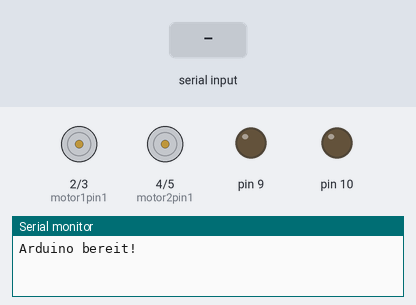
Bench run of a sketch on a simulated Arduino Uno, built with avr-gcc and run on an emulated ATmega328P. Parts: motor-driver pin pairs drawn as motors (green arrow = first pin HIGH = forward, orange = second pin HIGH = backward, longer = more drive), output pins drawn as LEDs (lit = HIGH), the last lines printed to the serial monitor. The inputs (shaded band) are chosen by the test bench.

Above: at 1.2 s.
1.3 s: "forward\n" received over Serial
At 2.0 s:
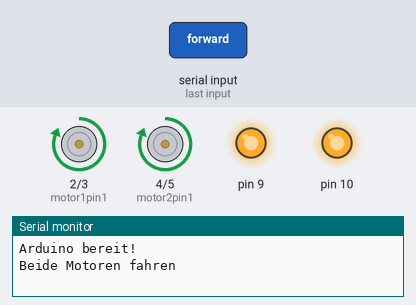
2.8 s: "left\n" received over Serial
At 4.0 s:
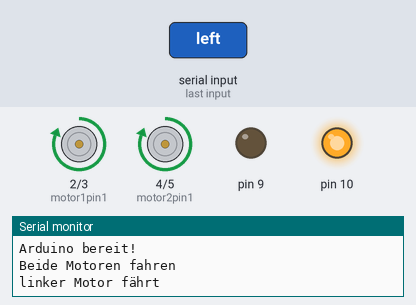
4.3 s: "right\n" received over Serial
At 5.4 s:
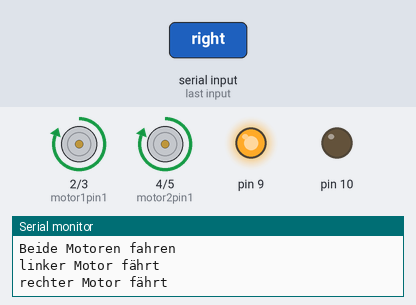
5.8 s: "backward\n" received over Serial
At 6.6 s:
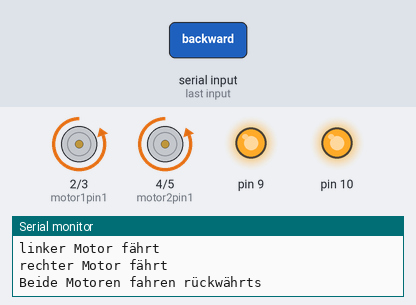
7.3 s: "stop\n" received over Serial
At 7.6 s:
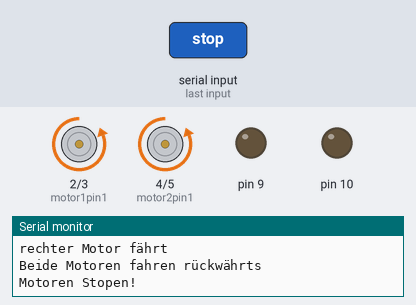
Timing chart, 0 to 9.8 s (numbered marks = the images above; inputs shaded):
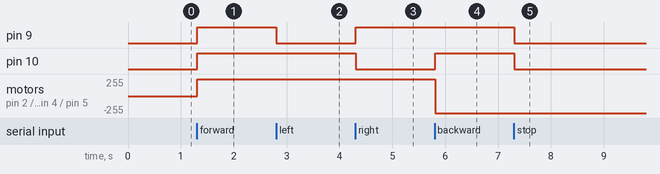

Measured:
- after the input at 1.3 s, pin 9, pin 10: LOW → HIGH at once; motor on pin 2 (motor1pin1) / pin 3 (motor1pin2), motor on pin 4 (motor2pin1) / pin 5 (motor2pin2): stopped → forward 255/255 at once
- after the input at 2.8 s, pin 9: HIGH → LOW at once
- after the input at 4.3 s, pin 9: LOW → HIGH at once; pin 10: HIGH → LOW at once
- after the input at 5.8 s, pin 10: LOW → HIGH at once; motor on pin 2 (motor1pin1) / pin 3 (motor1pin2), motor on pin 4 (motor2pin1) / pin 5 (motor2pin2): forward 255/255 → backward 255/255 at once
- after the input at 7.3 s, pin 9, pin 10: HIGH → LOW at once

The sketch:

arduino-webcontroll.ino
```cpp
int motor1pin1 = 2;
int motor1pin2 = 3;

int motor2pin1 = 4;
int   motor2pin2 = 5;

void setup() {
  // put your setup code here, to run once:
   Serial.begin(9600); // Serielle Kommunikation starten
   Serial.println("Arduino bereit!"); // Begrüßungsnachricht
   // put your setup code here, to run once:
   pinMode(motor1pin1, OUTPUT);
    pinMode(motor1pin2, OUTPUT);
    pinMode(motor2pin1,   OUTPUT);
    pinMode(motor2pin2, OUTPUT);

    //(Optional)
    pinMode(9,   OUTPUT);
    pinMode(10, OUTPUT);
    //(Optional)

}

void loop() {
  // put your main code here, to run repeatedly:
  if (Serial.available() > 0) { // Prüfen, ob Daten empfangen wurden
    String input = Serial.readStringUntil('\n'); // Nachricht lesen
    input.trim(); // Leerzeichen entfernen
    if (input == "forward") {
      Serial.println("Beide Motoren fahren"); // Antwort auf PING senden
      digitalWrite(motor1pin1,   HIGH);//Motor1 ->
      digitalWrite(motor1pin2, LOW);
      digitalWrite(motor2pin1, HIGH);//Motor2 ->
      digitalWrite(motor2pin2, LOW);

      analogWrite(9, 255); //Run Motor 1
      analogWrite(10, 255); //Run Motor 2

    } else if(input == "left") {
      Serial.println("linker Motor fährt");
      digitalWrite(motor1pin1,   HIGH);//Motor1 ->
      digitalWrite(motor1pin2, LOW);
      digitalWrite(motor2pin1, HIGH);//Motor2 ->
      digitalWrite(motor2pin2, LOW);
      analogWrite(9, 0); //Run Motor 1
      analogWrite(10, 255); //Run Motor 2

    }
    else if(input == "right") {
      Serial.println("rechter Motor fährt");
      digitalWrite(motor1pin1,   HIGH);//Motor1 ->
      digitalWrite(motor1pin2, LOW);
      digitalWrite(motor2pin1, HIGH);//Motor2 ->
      digitalWrite(motor2pin2, LOW);

      analogWrite(9, 255); //Run Motor 1
      analogWrite(10, 0); //Run Motor 2

    }else if(input == "backward") {
      Serial.println("Beide Motoren fahren rückwährts");
      digitalWrite(motor1pin1,   LOW);//Motor1 ->
      digitalWrite(motor1pin2, HIGH);
      digitalWrite(motor2pin1, LOW);//Motor2 ->
      digitalWrite(motor2pin2, HIGH);
      analogWrite(9, 255); //Run Motor 1
      analogWrite(10, 255); //Run Motor 2
    }
    else if(input == "stop") {
      Serial.println("Motoren Stopen!");
      analogWrite(9, 0); //stop Motor 1
      analogWrite(10, 0); //stop Motor 2
    }else {
      Serial.println("kein korrekter Befehl");
    }
  }
}
```
